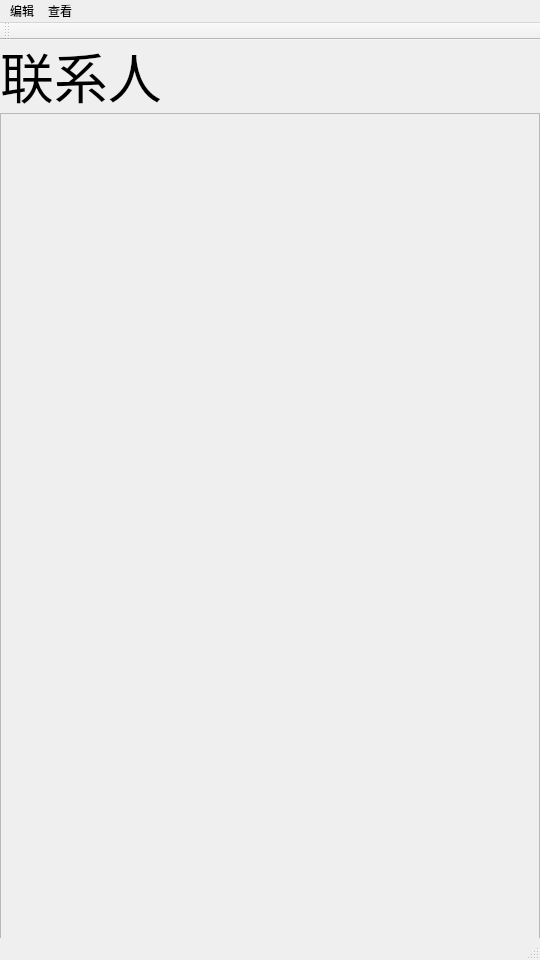
<?xml version="1.0" encoding="UTF-8"?>
<ui version="4.0">
 <class>DirectoryClass</class>
 <widget class="QMainWindow" name="DirectoryClass">
  <property name="geometry">
   <rect>
    <x>0</x>
    <y>0</y>
    <width>540</width>
    <height>960</height>
   </rect>
  </property>
  <property name="minimumSize">
   <size>
    <width>540</width>
    <height>960</height>
   </size>
  </property>
  <property name="maximumSize">
   <size>
    <width>540</width>
    <height>960</height>
   </size>
  </property>
  <property name="windowTitle">
   <string>Directory</string>
  </property>
  <property name="styleSheet">
   <string notr="true">*
{
font-family: &quot;MiSans&quot;;
background-color white;
}</string>
  </property>
  <widget class="QWidget" name="centralWidget">
   <widget class="QStackedWidget" name="stackedWidget">
    <property name="geometry">
     <rect>
      <x>0</x>
      <y>-10</y>
      <width>540</width>
      <height>935</height>
     </rect>
    </property>
    <property name="styleSheet">
     <string notr="true"/>
    </property>
    <widget class="QWidget" name="contactsWidget">
     <property name="styleSheet">
      <string notr="true"/>
     </property>
     <widget class="QScrollArea" name="scrollArea">
      <property name="geometry">
       <rect>
        <x>0</x>
        <y>83</y>
        <width>540</width>
        <height>840</height>
       </rect>
      </property>
      <property name="widgetResizable">
       <bool>true</bool>
      </property>
      <widget class="QWidget" name="scrollAreaWidgetContents">
       <property name="geometry">
        <rect>
         <x>0</x>
         <y>0</y>
         <width>538</width>
         <height>838</height>
        </rect>
       </property>
       <property name="styleSheet">
        <string notr="true"/>
       </property>
      </widget>
     </widget>
     <widget class="QLabel" name="label">
      <property name="geometry">
       <rect>
        <x>0</x>
        <y>10</y>
        <width>540</width>
        <height>70</height>
       </rect>
      </property>
      <property name="minimumSize">
       <size>
        <width>540</width>
        <height>70</height>
       </size>
      </property>
      <property name="maximumSize">
       <size>
        <width>540</width>
        <height>70</height>
       </size>
      </property>
      <property name="styleSheet">
       <string notr="true">*
{
font-size: 54px;
}</string>
      </property>
      <property name="text">
       <string>联系人</string>
      </property>
     </widget>
    </widget>
    <widget class="QWidget" name="Widget">
     <widget class="QPushButton" name="pushButton">
      <property name="geometry">
       <rect>
        <x>0</x>
        <y>0</y>
        <width>70</width>
        <height>40</height>
       </rect>
      </property>
      <property name="minimumSize">
       <size>
        <width>70</width>
        <height>40</height>
       </size>
      </property>
      <property name="maximumSize">
       <size>
        <width>70</width>
        <height>40</height>
       </size>
      </property>
      <property name="styleSheet">
       <string notr="true">QPushButton
{ background-color: transparent;color: #000000; 
  font-weight: bold;
  font-size: 48px;
}
QPushButton:hover
{
color: #808080;
}</string>
      </property>
      <property name="text">
       <string>←</string>
      </property>
     </widget>
    </widget>
    <widget class="QWidget" name="infoPage">
     <widget class="QLabel" name="detailed">
      <property name="geometry">
       <rect>
        <x>0</x>
        <y>60</y>
        <width>540</width>
        <height>70</height>
       </rect>
      </property>
      <property name="minimumSize">
       <size>
        <width>540</width>
        <height>70</height>
       </size>
      </property>
      <property name="maximumSize">
       <size>
        <width>540</width>
        <height>70</height>
       </size>
      </property>
      <property name="styleSheet">
       <string notr="true">*
{
font-size: 54px;
}</string>
      </property>
      <property name="text">
       <string>详细信息</string>
      </property>
     </widget>
     <widget class="QLabel" name="totalLabel">
      <property name="geometry">
       <rect>
        <x>0</x>
        <y>140</y>
        <width>540</width>
        <height>70</height>
       </rect>
      </property>
      <property name="minimumSize">
       <size>
        <width>540</width>
        <height>70</height>
       </size>
      </property>
      <property name="maximumSize">
       <size>
        <width>540</width>
        <height>70</height>
       </size>
      </property>
      <property name="styleSheet">
       <string notr="true">*
{
font-size: 36px;
border-top: 1px solid gray;
}</string>
      </property>
      <property name="text">
       <string>总联系人数：</string>
      </property>
     </widget>
     <widget class="QLabel" name="versionlabel">
      <property name="geometry">
       <rect>
        <x>0</x>
        <y>240</y>
        <width>540</width>
        <height>70</height>
       </rect>
      </property>
      <property name="minimumSize">
       <size>
        <width>540</width>
        <height>70</height>
       </size>
      </property>
      <property name="maximumSize">
       <size>
        <width>540</width>
        <height>70</height>
       </size>
      </property>
      <property name="styleSheet">
       <string notr="true">*
{
font-size: 36px;
border-top: 1px solid gray;
}</string>
      </property>
      <property name="text">
       <string>程序版本：</string>
      </property>
     </widget>
     <widget class="QPushButton" name="About_back">
      <property name="geometry">
       <rect>
        <x>0</x>
        <y>0</y>
        <width>70</width>
        <height>40</height>
       </rect>
      </property>
      <property name="minimumSize">
       <size>
        <width>70</width>
        <height>40</height>
       </size>
      </property>
      <property name="maximumSize">
       <size>
        <width>70</width>
        <height>40</height>
       </size>
      </property>
      <property name="styleSheet">
       <string notr="true">QPushButton
{ background-color: transparent;color: #000000; 
  font-weight: bold;
  font-size: 48px;
}
QPushButton:hover
{
color: #808080;
}</string>
      </property>
      <property name="text">
       <string>←</string>
      </property>
     </widget>
     <widget class="QLabel" name="totalEdit">
      <property name="geometry">
       <rect>
        <x>10</x>
        <y>200</y>
        <width>520</width>
        <height>36</height>
       </rect>
      </property>
      <property name="minimumSize">
       <size>
        <width>520</width>
        <height>36</height>
       </size>
      </property>
      <property name="maximumSize">
       <size>
        <width>520</width>
        <height>36</height>
       </size>
      </property>
      <property name="styleSheet">
       <string notr="true">*
{
font-size: 24px;
}</string>
      </property>
      <property name="text">
       <string>5</string>
      </property>
     </widget>
     <widget class="QLabel" name="version">
      <property name="geometry">
       <rect>
        <x>10</x>
        <y>300</y>
        <width>520</width>
        <height>36</height>
       </rect>
      </property>
      <property name="minimumSize">
       <size>
        <width>520</width>
        <height>36</height>
       </size>
      </property>
      <property name="maximumSize">
       <size>
        <width>520</width>
        <height>36</height>
       </size>
      </property>
      <property name="styleSheet">
       <string notr="true">*
{
font-size: 24px;
}</string>
      </property>
      <property name="text">
       <string>Beta1.0</string>
      </property>
     </widget>
     <widget class="QLabel" name="update">
      <property name="geometry">
       <rect>
        <x>0</x>
        <y>340</y>
        <width>540</width>
        <height>70</height>
       </rect>
      </property>
      <property name="minimumSize">
       <size>
        <width>540</width>
        <height>70</height>
       </size>
      </property>
      <property name="maximumSize">
       <size>
        <width>540</width>
        <height>70</height>
       </size>
      </property>
      <property name="styleSheet">
       <string notr="true">*
{
font-size: 36px;
border-top: 1px solid gray;
}</string>
      </property>
      <property name="text">
       <string>更新地址：</string>
      </property>
     </widget>
     <widget class="QLabel" name="updateUrl">
      <property name="geometry">
       <rect>
        <x>10</x>
        <y>400</y>
        <width>520</width>
        <height>72</height>
       </rect>
      </property>
      <property name="minimumSize">
       <size>
        <width>520</width>
        <height>72</height>
       </size>
      </property>
      <property name="maximumSize">
       <size>
        <width>520</width>
        <height>72</height>
       </size>
      </property>
      <property name="styleSheet">
       <string notr="true">*
{
font-size: 24px;
}</string>
      </property>
      <property name="text">
       <string>https://github.com/terriblepepper
/myDirectory</string>
      </property>
     </widget>
    </widget>
    <widget class="QWidget" name="buffer"/>
   </widget>
  </widget>
  <widget class="QMenuBar" name="menuBar">
   <property name="geometry">
    <rect>
     <x>0</x>
     <y>0</y>
     <width>540</width>
     <height>22</height>
    </rect>
   </property>
   <widget class="QMenu" name="modifyMenu">
    <property name="title">
     <string>编辑</string>
    </property>
    <addaction name="addAction"/>
    <addaction name="deleteAction"/>
    <addaction name="modifyAction"/>
   </widget>
   <widget class="QMenu" name="lookMenu">
    <property name="title">
     <string>查看</string>
    </property>
    <addaction name="search"/>
    <addaction name="totalInfo"/>
   </widget>
   <addaction name="modifyMenu"/>
   <addaction name="lookMenu"/>
  </widget>
  <widget class="QToolBar" name="mainToolBar">
   <attribute name="toolBarArea">
    <enum>TopToolBarArea</enum>
   </attribute>
   <attribute name="toolBarBreak">
    <bool>false</bool>
   </attribute>
  </widget>
  <widget class="QStatusBar" name="statusBar"/>
  <action name="addAction">
   <property name="text">
    <string>添加联系人</string>
   </property>
  </action>
  <action name="deleteAction">
   <property name="text">
    <string>删除联系人</string>
   </property>
  </action>
  <action name="modifyAction">
   <property name="text">
    <string>修改联系人信息</string>
   </property>
  </action>
  <action name="search">
   <property name="text">
    <string>搜索联系人</string>
   </property>
  </action>
  <action name="totalInfo">
   <property name="text">
    <string>统计信息</string>
   </property>
  </action>
 </widget>
 <layoutdefault spacing="6" margin="11"/>
 <resources>
  <include location="Directory.qrc"/>
 </resources>
 <connections/>
</ui>
